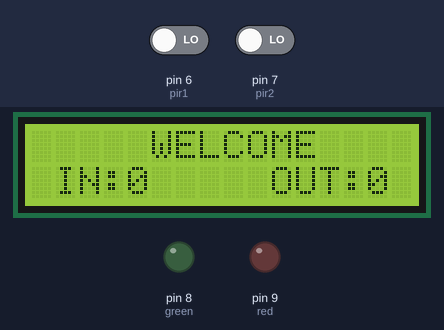
The sketch below on a simulated Arduino Uno, built with avr-gcc and run on an emulated ATmega328P. Parts: 16×2 character LCD, output pins drawn as LEDs (lit = HIGH). The inputs (shaded band) are chosen by the test bench; at power-on: pin 6 (pir1) LOW, pin 7 (pir2) LOW.

Above: at 3.7 s.
3.8 s: pin 6 (pir1) driven HIGH
At 6.0 s:
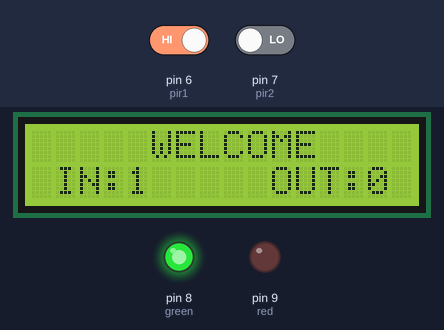
7.9 s: pin 7 (pir2) driven HIGH
At 11.4 s:
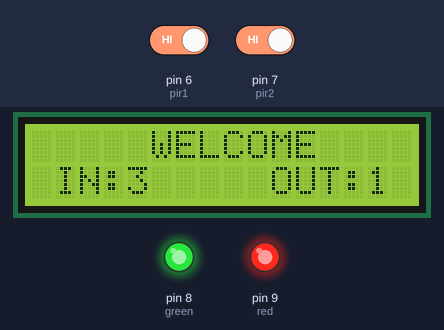
12.0 s: pin 6 (pir1) driven LOW
At 15.3 s:
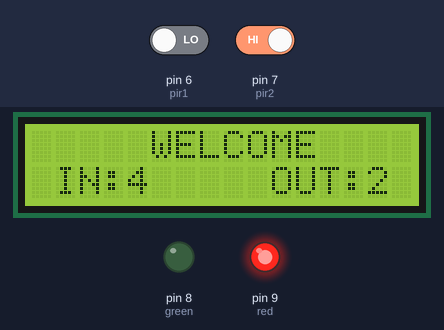
16.1 s: pin 6 (pir1) driven HIGH
At 17.6 s:
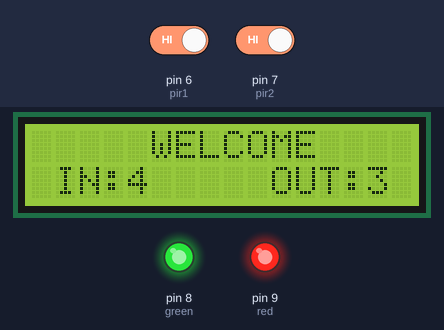
20.0 s: pin 7 (pir2) driven LOW
At 21.0 s:
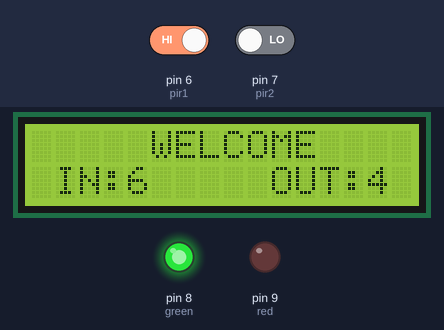
24.0 s: pin 7 (pir2) driven HIGH
At 26.4 s:
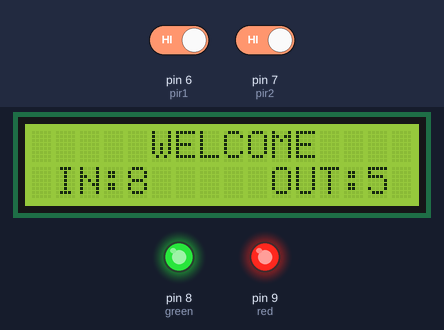
Timing chart, 0 to 27.9 s (numbered marks = the images above; inputs shaded):
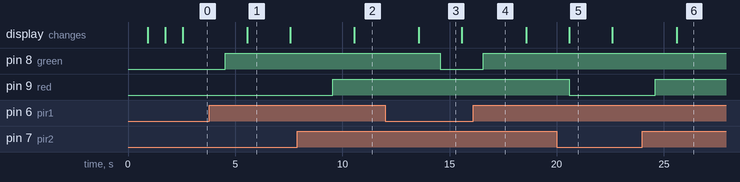

The sketch:

Bidirectional_visitor_counter_code.ino
```cpp
#include <LiquidCrystal.h>
LiquidCrystal lcd(12, 11, 5, 4, 3, 2);
const int pir1=6,pir2=7;
const int green=8,red=9;
int in=0,out=0;
void setup()
{
  lcd.begin(16, 2);
  pinMode(pir1, INPUT);
  pinMode(pir2, INPUT);
  pinMode(green, OUTPUT);
  pinMode(red, OUTPUT);
  lcd.begin(16, 2);
  lcd.setCursor(3, 0);
  lcd.print("G  CHANDAN");
  lcd.setCursor(4, 1);
  lcd.print("PROJECTS");
  delay(800);
  lcd.clear();
  lcd.setCursor(4, 0);
  lcd.print("PROJECT");
  lcd.setCursor(2, 1);
  lcd.print("BIDIRECTIONAL");
  delay(800);
  lcd.clear();
  lcd.setCursor(4, 0);
  lcd.print("PROJECT");
  lcd.setCursor(0, 1);
  lcd.print("VISITOR COUNTER");
  delay(800);
}

void loop()
{
 if (digitalRead(pir1))
 {
   digitalWrite(green,HIGH);
   in = in+1;
   delay(1000);
 }
  else
   digitalWrite(green,LOW);

  if (digitalRead(pir2))
 {
   digitalWrite(red,HIGH);
   out = out+1;
   delay(1000);
 }
  else
   digitalWrite(red,LOW);
  lcd.clear();
  lcd.setCursor(5,0);
  lcd.print("WELCOME");
  lcd.setCursor(1,1);
  lcd.print("IN:");
  lcd.setCursor(4,1);
  lcd.print(in);
  lcd.setCursor(10,1);
  lcd.print("OUT:");
  lcd.setCursor(14,1);
  lcd.print(out);
  delay(1000);
}
```

Measured:
- after the input at 3.8 s, pin 8 (green): LOW → HIGH after 0.75 s; the display: changes after 1.8 s (image 1)
- after the input at 7.9 s, pin 9 (red): LOW → HIGH after 1.7 s
- after the input at 12.0 s, pin 8 (green): HIGH → LOW after 2.6 s
- after the input at 16.1 s, pin 8 (green): LOW → HIGH after 0.47 s
- after the input at 20.0 s, pin 9 (red): HIGH → LOW after 0.58 s; the display: changes after 0.58 s (image 5)
- after the input at 24.0 s, pin 9 (red): LOW → HIGH after 0.59 s
- what the display in image 1 shows lasts 2.0 s, from 5.6 s to 7.6 s
